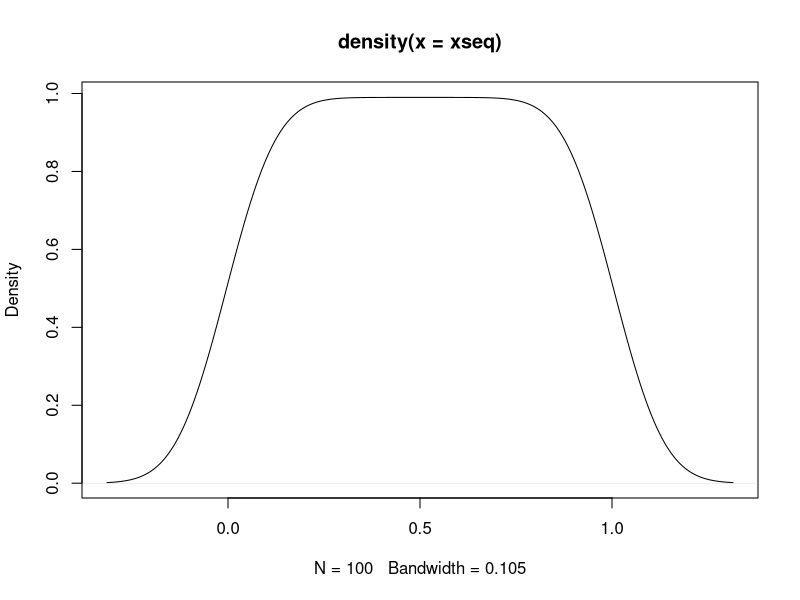
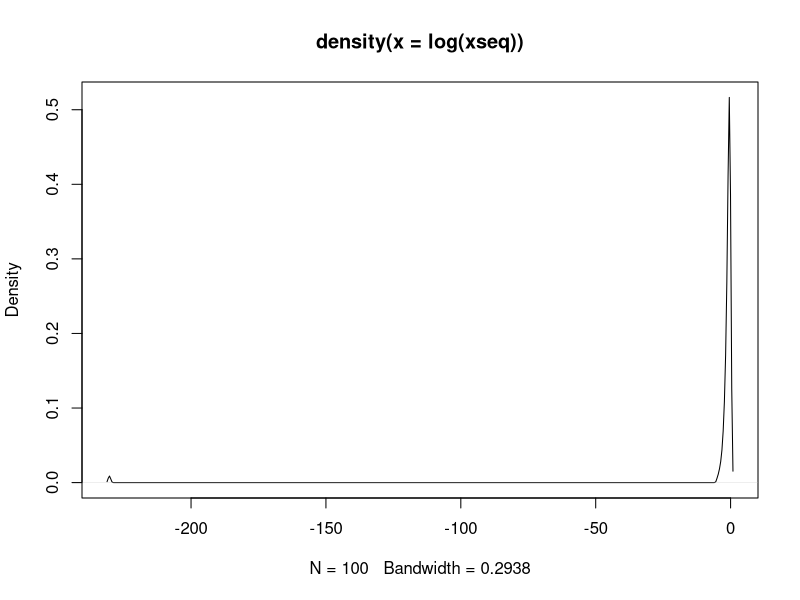
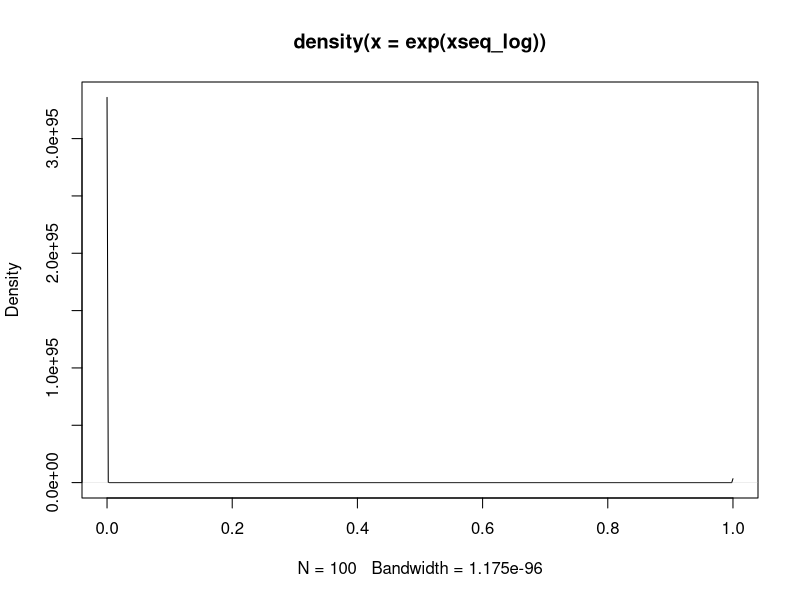
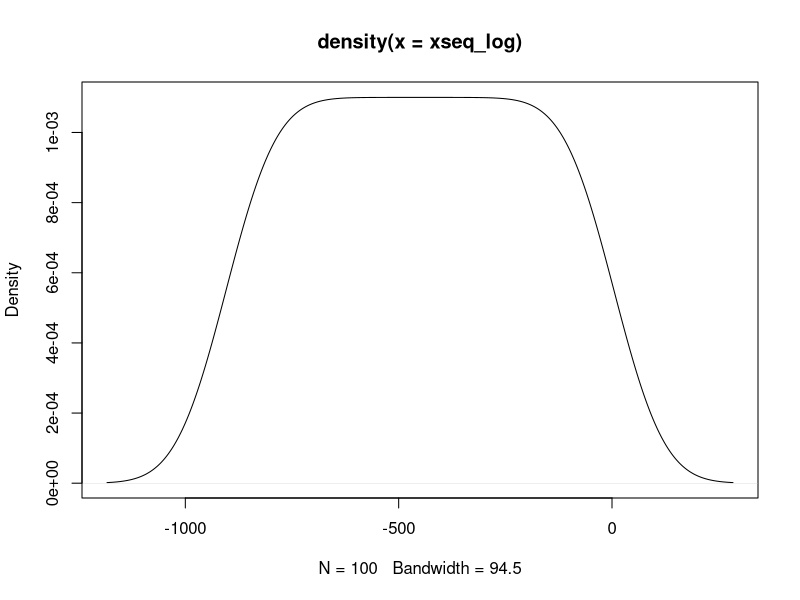

Reproduce these figures in R, in order.
logAdd = function(log_a, log_b) {
  # Evaluates log(a + b) when given log(a) and log(b)
  # 
  # Parameters: 
  #  log_a - (vector of) constants to add
  #  log_b - (vector of) constants to add
  
  mapply(function(log_a, log_b) {
    
    x = log_a - log_b
    exp_x = exp(x)
    
    if(exp_x == Inf) {
      log_a
    } else if (exp_x == 0) {
      log_b
    } else {
      log_b + log(1 + exp_x)
    }
    
  }, log_a, log_b)
}

#
# standard test
#

# test values - standard scale
xseq = seq(from = 1e-100, to = 1, length.out = 100)

# data frame of test value pairs
df = expand.grid(a = xseq, b = xseq)
df$log_a = log(df$a)
df$log_b = log(df$b)

# direct addition
df$c = df$a + df$b
df$log_c = log(df$c)

# indirect addition
df$log_c_alt = logAdd(log_a = df$log_a, log_b = df$log_b)
df$c_alt = exp(df$log_c_alt)

# accuracy
max(abs(df$log_c - df$log_c_alt))
max(abs(df$c - df$c_alt))

# distribution of numbers
plot(density(xseq))
plot(density(log(xseq)))


#
# log-test
#

# test values - log scale
xseq_log = seq(from = -900, to = 0, length.out = 100)

# data frame of test value pairs
df = expand.grid(log_a = xseq_log, log_b = xseq_log)
df$a = exp(df$log_a)
df$b = exp(df$log_b)

# direct addition
df$c = df$a + df$b
df$log_c = log(df$c)

# indirect addition
df$log_c_alt = logAdd(log_a = df$log_a, log_b = df$log_b)
df$c_alt = exp(df$log_c_alt)

# accuracy (removing -Inf's due to underflow using standard methods)
# we can see that the direct method is losing accuracy as underflow occurs.
# this can be tested by changing  the minimum value for xseq_log
finite_direct = (df$a != 0) & (df$b != 0)
max(abs(df$log_c[finite_direct] - df$log_c_alt[finite_direct]))
max(abs(df$c - df$c_alt))

# distribution of numbers
plot(density(exp(xseq_log)))
plot(density(xseq_log))

